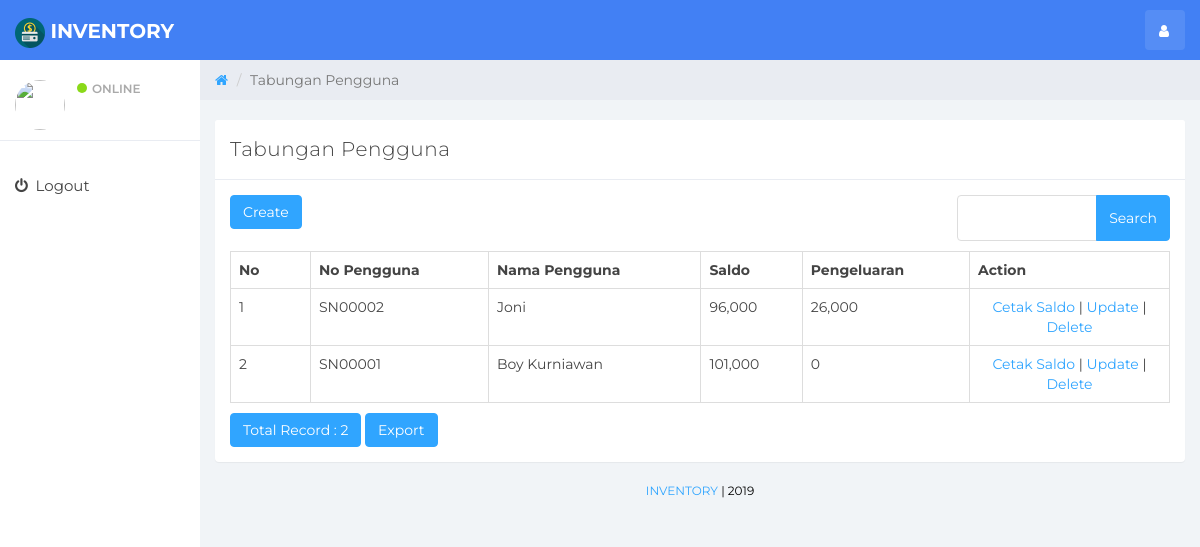
/index.php/tabungan, run on the app's committed database.
### tables this page shows
CREATE TABLE `tabungan` (
  `id_tabungan` int(11) NOT NULL AUTO_INCREMENT,
  `no_santri` varchar(10) DEFAULT NULL,
  `saldo` int(10) DEFAULT NULL,
  `pengeluaran` int(10) DEFAULT '0',
  `waktu` varchar(50) DEFAULT NULL,
  `saldo_tambahan` int(10) DEFAULT '0',
  PRIMARY KEY (`id_tabungan`)
);

CREATE TABLE `santri` (
  `id_santri` int(11) NOT NULL AUTO_INCREMENT,
  `no_santri` varchar(10) DEFAULT NULL,
  `nama` varchar(100) DEFAULT NULL,
  `alamat` text,
  `tempat_lahir` varchar(100) DEFAULT NULL,
  `tanggal_lahir` date DEFAULT NULL,
  `no_telp` varchar(12) DEFAULT NULL,
  `kelas` varchar(30) DEFAULT NULL,
  `unit_pendidikan` varchar(30) DEFAULT NULL,
  PRIMARY KEY (`id_santri`)
);

### application/controllers/Tabungan.php (called while the page is built, shortened)
<?php
class Tabungan extends CI_Controller
{
    function __construct()
    {
        $this->load->model('Tabungan_model');
        $this->load->library('form_validation');
    }
    public function index()
    {
        $q = urldecode($this->input->get('q', TRUE));
        $start = intval($this->input->get('start'));
        if ($q <> '') {
            $config['base_url'] = base_url() . 'tabungan/index.html?q=' . urlencode($q);
            $config['first_url'] = base_url() . 'tabungan/index.html?q=' . urlencode($q);
        } else {
            $config['base_url'] = base_url() . 'tabungan/index.html';
            $config['first_url'] = base_url() . 'tabungan/index.html';
        }
        $config['per_page'] = 10;
        $config['page_query_string'] = TRUE;
        $config['total_rows'] = $this->Tabungan_model->total_rows($q);
        $tabungan = $this->Tabungan_model->get_limit_data($config['per_page'], $start, $q);
        $this->load->library('pagination');
        $this->pagination->initialize($config);
        $data = array(
            'tabungan_data' => $tabungan,
            'q' => $q,
            'pagination' => $this->pagination->create_links(),
            'total_rows' => $config['total_rows'],
            'start' => $start,
            'konten' => 'tabungan/tabungan_list',
            'jdl' => 'Tabungan Pengguna',
        );
        $this->load->view('v_index', $data);
    }
}

### index.php (called while the page is built, shortened)
<?php
require_once BASEPATH.'core/CodeIgniter.php';

### application/config/config.php (called while the page is built, shortened)
<?php
$config['base_url'] = "http://".$_SERVER['HTTP_HOST'];
$config['base_url'] .= preg_replace('@/+$@','',dirname($_SERVER['SCRIPT_NAME'])).'/';
$config['index_page'] = '';
$config['uri_protocol']	= 'REQUEST_URI';
$config['url_suffix'] = '.html';
$config['language']	= 'english';
$config['charset'] = 'UTF-8';
$config['enable_hooks'] = FALSE;
$config['subclass_prefix'] = 'MY_';
$config['composer_autoload'] = FALSE;
$config['permitted_uri_chars'] = 'a-z 0-9~%.:_\-';
$config['enable_query_strings'] = FALSE;
$config['controller_trigger'] = 'c';
$config['function_trigger'] = 'm';
$config['directory_trigger'] = 'd';
$config['allow_get_array'] = TRUE;
$config['log_threshold'] = 0;
$config['log_path'] = '';
$config['log_file_extension'] = '';
$config['log_file_permissions'] = 0644;
$config['log_date_format'] = 'Y-m-d H:i:s';
$config['error_views_path'] = '';
$config['cache_path'] = '';
$config['cache_query_string'] = FALSE;
$config['encryption_key'] = 'gfjfgjfgsg564674';
$config['sess_driver'] = 'files';
$config['sess_cookie_name'] = 'ci_session';
$config['sess_expiration'] = 7200;
$config['sess_save_path'] = NULL;
$config['sess_match_ip'] = FALSE;
$config['sess_time_to_update'] = 300;
$config['sess_regenerate_destroy'] = FALSE;
$config['cookie_prefix']	= '';
$config['cookie_domain']	= '';
$config['cookie_path']		= '/';
$config['cookie_secure']	= FALSE;
$config['cookie_httponly'] 	= FALSE;
$config['standardize_newlines'] = FALSE;
$config['global_xss_filtering'] = FALSE;
$config['csrf_protection'] = FALSE;
$config['csrf_token_name'] = 'csrf_test_name';
$config['csrf_cookie_name'] = 'csrf_cookie_name';
$config['csrf_expire'] = 7200;
$config['csrf_regenerate'] = TRUE;
$config['csrf_exclude_uris'] = array();
$config['compress_output'] = FALSE;
$config['time_reference'] = 'local';
$config['rewrite_short_tags'] = FALSE;
$config['proxy_ips'] = '';

### application/models/Tabungan_model.php (called while the page is built, shortened)
<?php
class Tabungan_model extends CI_Model
{
    public $table = 'tabungan';
    public $id = 'id_tabungan';
    public $order = 'DESC';
    function total_rows($q = NULL) {
        $this->db->like('id_tabungan', $q);
	$this->db->or_like('saldo', $q);
	$this->db->or_like('pengeluaran', $q);
	$this->db->or_like('no_santri', $q);
	$this->db->from($this->table);
        return $this->db->count_all_results();
    }
    function get_limit_data($limit, $start = 0, $q = NULL) {
        $this->db->order_by($this->id, $this->order);
        $this->db->like('id_tabungan', $q);
	$this->db->or_like('saldo', $q);
	$this->db->or_like('pengeluaran', $q);
	$this->db->or_like('no_santri', $q);
	$this->db->limit($limit, $start);
        return $this->db->get($this->table)->result();
    }
}

### application/views/tabungan/tabungan_list.php (the view, shortened to what this page needs)
<div class="row" style="margin-bottom: 10px">
            <div class="col-md-4">
                <?php echo anchor(site_url('tabungan/create'),'Create', 'class="btn btn-primary"'); ?>
            </div>
            <div class="col-md-4 text-center">
            </div>
            <div class="col-md-1 text-right">
            </div>
            <div class="col-md-3 text-right">
                <form action="<?php echo site_url('tabungan/index'); ?>" class="form-inline" method="get">
                    <div class="input-group">
                        <input type="text" class="form-control" name="q" value="<?php echo $q; ?>">
                        <span class="input-group-btn">
                          <button class="btn btn-primary" type="submit">Search</button>
                        </span>
                    </div>
                </form>
            </div>
        </div>
        <table class="table table-bordered" style="margin-bottom: 10px">
            <tr>
                <th>No</th>
        <th>No Pengguna</th>
        <th>Nama Pengguna</th>
        <th>Saldo</th>
        <th>Pengeluaran</th>
        <th>Action</th>
            </tr><?php
            foreach ($tabungan_data as $tabungan)
            {
                ?>
                <tr>
            <td width="80px"><?php echo ++$start ?></td>
            <td><?php echo $tabungan->no_santri ?></td>
            <td><?php
            $sql = $this->db->query("SELECT * FROM santri where no_santri='$tabungan->no_santri' ")->row();
            echo $sql->nama;
             ?></td>
            <td><?php
            $saldo_tambahan = 0;
            $detail_tabungan = $this->db->query("SELECT * FROM detail_tabungan WHERE no_santri='$tabungan->no_santri'");
            foreach ($detail_tabungan->result() as $d) {
                $saldo_tambahan = $saldo_tambahan + $d->saldo_tambahan;
            }
            $total_saldo = $tabungan->saldo + $saldo_tambahan;
            echo number_format($total_saldo) ?></td>
            <td><?php echo number_format($tabungan->pengeluaran) ?></td>
            <td style="text-align:center" width="200px">
                <a href="app/cetak_saldo/<?php echo $tabungan->no_santri ?>" target="_blank">Cetak Saldo</a>
                <?php
                echo ' | ';
                echo anchor(site_url('tabungan/update/'.$tabungan->id_tabungan),'Update');
                echo ' | ';
                echo anchor(site_url('tabungan/delete/'.$tabungan->id_tabungan),'Delete','onclick="javasciprt: return confirm(\'Are You Sure ?\')"');
                ?>
            </td>
        </tr>
                <?php
            }
            ?>
        </table>
        <div class="row">
            <div class="col-md-6">
                <a href="#" class="btn btn-primary">Total Record : <?php echo $total_rows ?></a>
                <a href="app/export_tabungan" target="_blank" class="btn btn-primary">Export</a>
        </div>
            <div class="col-md-6 text-right">
            </div>
        </div>

### application/views/v_index.php (shortened to what this page needs)
<!DOCTYPE html>
<html>
<head>
	<link href="assets/css/bootstrap.min.css" rel="stylesheet">
	<link href="assets/css/font-awesome.min.css" rel="stylesheet">
	<link href="assets/css/datepicker3.css" rel="stylesheet">
	<link href="assets/css/styles.css" rel="stylesheet">
	<link href="assets/bootstrap-select.css" rel="stylesheet">
	<link rel="stylesheet" type="text/css" href="https://cdn.datatables.net/v/bs/dt-1.10.16/datatables.min.css"/>
</head>
<body>
	<?php include 'header.php'; ?>
	<?php include 'side.php'; ?>
	<div class="col-sm-9 col-sm-offset-3 col-lg-10 col-lg-offset-2 main">
		<div class="row">
			<ol class="breadcrumb">
				<li><a href="">
					<em class="fa fa-home"></em>
				</a></li>
				<li class="active"><?php echo $jdl; ?></li>
			</ol>
		</div>
		<br>
		<div class="row">
			<div class="col-lg-12">
				<div class="panel panel-default">
					<div class="panel-heading"><?php echo $jdl; ?></div>
					<div class="panel-body">
						<?php include $konten.'.php'; ?>
					</div>
				</div>
			</div>
			<div class="col-sm-12">
				<p class="back-link" style="color: #000"><a href="<?=base_url()?>">Inventory</a> | <?= date('Y') ?> </p>
			</div>
		</div>
	</div>
</body>
</html>

### application/views/header.php (shortened to what this page needs)
<nav class="navbar navbar-custom navbar-fixed-top" style="background-color: #4280f4" role="navigation">
		<div class="container-fluid">
			<div class="navbar-header">
				<a class="navbar-brand" href="<?=base_url()?>"><span><img src="<?=base_url()?>image/icon.png" style="height: 30px; width: 30px; color: #000"> <b style="color: #fff">Inventory</b></span></a>
				<ul class="nav navbar-top-links navbar-right">
					<li class="dropdown"><a class="dropdown-toggle count-info" data-toggle="dropdown" href="#">
						<em class="fa fa-user"></em><span class="label label-info"></span>
					</a>
					</li>
				</ul>
			</div>
		</div>
	</nav>

### application/views/side.php (shortened to what this page needs)
<div id="sidebar-collapse" class="col-sm-3 col-lg-2 sidebar">
		<div class="profile-sidebar">
			<div class="profile-userpic">
				<img src="image/user/<?php echo $this->session->userdata('foto') ?>" class="img-responsive" alt="">
			</div>
			<div class="profile-usertitle">
				<div class="profile-usertitle-status"><span class="indicator label-success"></span>Online</div>
			</div>
		</div>
		<ul class="nav menu">
			<li><a href="app/logout"><em class="fa fa-power-off">&nbsp;</em> Logout</a></li>
		</ul>
	</div>

### assets/css/styles.css (style rules this page uses)
body { background: #f1f4f7; padding-top: 60px; font-size: 14px; color: #444444; font-family: "Montserrat", "Helvetica Neue", Helvetica, Arial, sans-serif; }
p { color: #777; }
a, a:hover, a:focus { color: #30a5ff; }
input.form-control { border: 1px solid #ddd; box-shadow: none; height: 46px; }
.input-group-btn .btn { height: 46px; }
.navbar-custom { background: #222; height: 60px; }
.navbar-header .navbar-brand { color: #fff; font-size: 20px; text-transform: uppercase; font-weight: 500; height: 60px; padding-top: 18px; }
.navbar-header .navbar-brand span { color: #30a5ff; }
.dropdown { background: rgba(255, 255, 255, 0.1); float: left; margin: 10px 8px; padding: 0px; border-radius: 4px; }
.dropdown a.dropdown-toggle { color: #fff; height: 40px; width: 40px; padding-top: 11px; padding-left: 9px; }
.navbar-top-links li:last-child { margin-right: 15px; }
.dropdown em { margin: 0 5px; }
.btn-primary, .btn-primary:hover, .btn-primary:focus, .btn-primary:active, .btn-primary.active, .open > .dropdown-toggle.btn-primary, .btn-primary.disabled, .btn-primary[disabled], fieldset[disabled] .btn-primary, .btn-primary.disabled:hover, .btn-primary[disabled]:hover, fieldset[disabled] .btn-primary:hover, .btn-primary.disabled:focus, .btn-primary[disabled]:focus, fieldset[disabled] .btn-primary:focus, .btn-primary.disabled:active, .btn-primary[disabled]:active, fieldset[disabled] .btn-primary:active, .btn-primary.disabled.active, .btn-primary[disabled].active, fieldset[disabled] .btn-primary.active { background-color: #30a5ff; border-color: #30a5ff; }
.label-success { background-color: #8ad919; }
.panel { border: 0; }
.panel-heading { font-size: 20px; font-weight: 300; letter-spacing: 0.025em; height: 60px; line-height: 38px; }
.panel-default .panel-heading { background: #fff; border-bottom: 1px solid #e9ecf2; color: #444444; }
.navbar { border: 0; }
.sidebar { display: block; padding: 0; display: none; box-shadow: none; background: #fff; }
.sidebar ul { margin: 20px 0px; }
@media (min-width: 768px) { .sidebar { display: block; position: fixed; top: 60px; bottom: 0; left: 0; z-index: 1000; display: block; margin: 0; padding: 0; overflow-x: hidden; overflow-y: auto; } }
@media (min-width: 768px) { .navbar-header { width: 100%; } }
.sidebar ul.nav li a { height: 50px; font-size: 15px; line-height: 2em; color: #444444; }
.profile-sidebar { padding: 10px 0; border-bottom: 1px solid #e9ecf2; }
.indicator { width: 10px; height: 10px; display: inline-block; border-radius: 9999px; margin-right: 5px; }
.profile-userpic img { float: left; margin: 10px 0px 0px 15px; width: 50px; height: 50px; border-radius: 9999px !important; }
.profile-usertitle { float: left; text-align: left; margin: 10px 0 0 12px; }
.profile-usertitle-status { text-transform: uppercase; color: #AAA; font-size: 12px; font-weight: 600; margin-bottom: 15px; }
.breadcrumb { border-radius: 0; padding: 10px 15px 10px 15px; background: #e9ecf2; margin: 0; }
.table { background: #fff; }
p.back-link { text-align: center; margin-bottom: 20px; font-size: 12px; text-transform: uppercase; }

### data on the page
tabungan: no_santri "SN00002", santri.nama "Joni", saldo "96,000", pengeluaran "26,000", id_tabungan "Update", id_tabungan "Delete"
tabungan: no_santri "SN00001", santri.nama "Boy Kurniawan", saldo "101,000", pengeluaran "0", id_tabungan "Update", id_tabungan "Delete"

### other printed values
$jdl "Tabungan Pengguna"
$total_rows "2"
